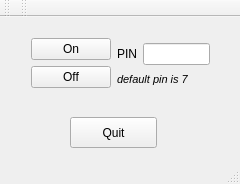
<?xml version="1.0" encoding="UTF-8"?>
<ui version="4.0">
 <class>MainWindow</class>
 <widget class="QMainWindow" name="MainWindow">
  <property name="geometry">
   <rect>
    <x>0</x>
    <y>0</y>
    <width>240</width>
    <height>184</height>
   </rect>
  </property>
  <property name="windowTitle">
   <string>MainWindow</string>
  </property>
  <widget class="QWidget" name="centralWidget">
   <widget class="QPushButton" name="btn_quit">
    <property name="geometry">
     <rect>
      <x>70</x>
      <y>100</y>
      <width>87</width>
      <height>31</height>
     </rect>
    </property>
    <property name="text">
     <string>Quit</string>
    </property>
   </widget>
   <widget class="QWidget" name="">
    <property name="geometry">
     <rect>
      <x>20</x>
      <y>10</y>
      <width>201</width>
      <height>72</height>
     </rect>
    </property>
    <layout class="QHBoxLayout" name="horizontalLayout_2">
     <item>
      <layout class="QVBoxLayout" name="verticalLayout">
       <item>
        <widget class="QPushButton" name="btn_on">
         <property name="text">
          <string>On</string>
         </property>
        </widget>
       </item>
       <item>
        <widget class="QPushButton" name="btn_off">
         <property name="text">
          <string>Off</string>
         </property>
        </widget>
       </item>
      </layout>
     </item>
     <item>
      <layout class="QVBoxLayout" name="verticalLayout_3">
       <property name="topMargin">
        <number>5</number>
       </property>
       <item>
        <layout class="QHBoxLayout" name="horizontalLayout">
         <item>
          <widget class="QLabel" name="label">
           <property name="text">
            <string>PIN</string>
           </property>
          </widget>
         </item>
         <item>
          <widget class="QLineEdit" name="lineEdit"/>
         </item>
        </layout>
       </item>
       <item>
        <widget class="QLabel" name="label_2">
         <property name="font">
          <font>
           <pointsize>8</pointsize>
           <italic>true</italic>
          </font>
         </property>
         <property name="text">
          <string>default pin is 7</string>
         </property>
        </widget>
       </item>
      </layout>
     </item>
    </layout>
   </widget>
  </widget>
  <widget class="QMenuBar" name="menuBar">
   <property name="geometry">
    <rect>
     <x>0</x>
     <y>0</y>
     <width>240</width>
     <height>27</height>
    </rect>
   </property>
  </widget>
  <widget class="QToolBar" name="mainToolBar">
   <attribute name="toolBarArea">
    <enum>TopToolBarArea</enum>
   </attribute>
   <attribute name="toolBarBreak">
    <bool>false</bool>
   </attribute>
  </widget>
  <widget class="QStatusBar" name="statusBar"/>
  <widget class="QToolBar" name="toolBar">
   <property name="windowTitle">
    <string>toolBar</string>
   </property>
   <attribute name="toolBarArea">
    <enum>TopToolBarArea</enum>
   </attribute>
   <attribute name="toolBarBreak">
    <bool>false</bool>
   </attribute>
  </widget>
 </widget>
 <layoutdefault spacing="6" margin="11"/>
 <resources/>
 <connections/>
</ui>
